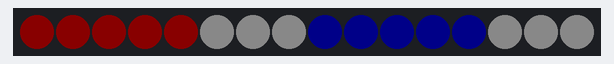
A sketch run on a simulated ATtiny85, built for the host (arithmetic inside an expression is 32-bit, double 64-bit). Parts: 16 RGB LEDs in strip order, left to right. Dim RGB values are drawn brighter than linear.

Above: at 0.1 s.
At 1.1 s:
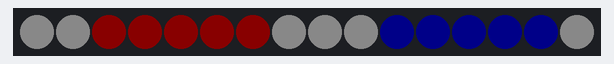
At 3.1 s:
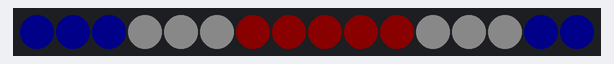
At 5.1 s:
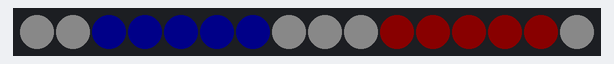
At 7.1 s:
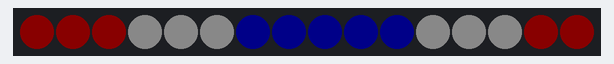
At 31.81 s:
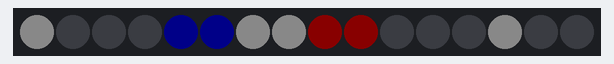

The sketch:

sketch_arduino-rainbow-ring_lilypad.ino
```cpp
#include <Adafruit_NeoPixel.h>

#define PIXEL_NUMBER 16
#define COLOR_NUMBER 32

// Parameter 1 = number of pixels in strip
// Parameter 2 = pin number (most are valid)
// Parameter 3 = pixel type flags, add together as needed:
//   NEO_KHZ800  800 KHz bitstream (most NeoPixel products w/WS2812 LEDs)
//   NEO_KHZ400  400 KHz (classic 'v1' (not v2) FLORA pixels, WS2811 drivers)
//   NEO_GRB     Pixels are wired for GRB bitstream (most NeoPixel products)
//   NEO_RGB     Pixels are wired for RGB bitstream (v1 FLORA pixels, not v2)
Adafruit_NeoPixel pixels = Adafruit_NeoPixel(PIXEL_NUMBER, 10, NEO_GRB + NEO_KHZ400);

uint8_t  mode   = 2, // Current animation effect
         offset = 0, // Position of animation (rotate)
         color_offset = 0, // current rainbow color
         animation_duration = 10000; // animation duration
uint32_t prevTime;
uint32_t color[COLOR_NUMBER]; // = {0xFF0000,0xE2571E,0xFF7F00,0xFFFF00,0x00FF00,0x96bf33,0x0000FF,0x4B0082,0x8B00FF,0xffffff};
//uint32_t color[7] = {0xFF0000, 0xFF7F00, 0xFFFF00, 0x00FF00, 0x0000FF, 0x4B0082, 0x9400D3};

void setup() {
#ifdef __AVR_ATtiny85__ // Trinket, Gemma, etc.
  if(F_CPU == 16000000) clock_prescale_set(clock_div_1);
#endif
  generateColor();
  pixels.begin();
  pixels.setBrightness(10); // 1/3 brightness
  prevTime = millis();
}

void generateColor() {
  float frequency = .3;
  for (uint8_t i=0;i<COLOR_NUMBER;++i)
  {
     uint32_t R = sin(frequency*i + 0) * 127 + 128;
     uint32_t G = sin(frequency*i + 2) * 127 + 128;
     uint32_t B = sin(frequency*i + 4) * 127 + 128;
     color[i] = (R << 16) | (G << 8) | B;
  }
}

void loop() {
  uint8_t  i, pos;
  uint32_t t;

  switch(mode) {

   case 0: // smiley
    animation_duration = 10000; // 10sec
    for (i=0;i<PIXEL_NUMBER;i++) pixels.setPixelColor(i, 0);
    color_offset = 0;
    pos = (1+offset)%PIXEL_NUMBER;
    /*for (i=pos;i<pos+6;i++) {
      pixels.setPixelColor(i%PIXEL_NUMBER, color[color_offset]);
      color_offset += 5;
    }*/
    for (i=pos;i<pos+2;i++) {
      pixels.setPixelColor(i%PIXEL_NUMBER, 0x0000FF);
    }
    for (;i<pos+4;i++) {
      pixels.setPixelColor(i%PIXEL_NUMBER, 0xFFFFFF);
    }
    for (;i<pos+6;i++) {
      pixels.setPixelColor(i%PIXEL_NUMBER, 0xFF0000);
    }
    pixels.setPixelColor((10+offset)%PIXEL_NUMBER, 0xFFFFFF);
    pixels.setPixelColor((13+offset)%PIXEL_NUMBER, 0xFFFFFF);
    pixels.show();
    offset++;
    delay(200);
    break;

   case 1: // Spinny wheels (8 LEDs on at a time)
    animation_duration = 5000; // 5sec
    for(i=0; i<16; i++) {
      uint32_t c = 0;
      if(((offset + i) & 7) < 2) c = color[color_offset]; // 4 pixels on...
      pixels.setPixelColor(   i, c); // First eye
      pixels.setPixelColor(31-i, c); // Second eye (flipped)
    }
    pixels.show();
    offset++;
    delay(50);
    break;

  case 2: // French Flag
    animation_duration = 10000; // 10sec
    pos = (offset)%PIXEL_NUMBER;
    for(i=pos; i<5+pos; i++) {
      pixels.setPixelColor(i%PIXEL_NUMBER, 0xFF0000);
    }
    for(; i<8+pos; i++) {
      pixels.setPixelColor(i%PIXEL_NUMBER, 0xFFFFFF);
    }
    for(; i<13+pos; i++) {
      pixels.setPixelColor(i%PIXEL_NUMBER, 0x0000FF);
    }
    for(; i<16+pos; i++) {
      pixels.setPixelColor(i%PIXEL_NUMBER, 0xFFFFFF);
    }
    pixels.show();
    offset++;
    delay(500);
    break;

  case 3: // Snake
    animation_duration = 5000; // 5sec
    pos = offset%16;
    if (pos-1 < 0 )
      pixels.setPixelColor(PIXEL_NUMBER-1, 0);
    else
      pixels.setPixelColor(pos-1, 0);
    for(i=pos; i<pos+6; i++) {
      pixels.setPixelColor(i%PIXEL_NUMBER, color[color_offset]); // Body
    }
    pixels.setPixelColor((i+1)%PIXEL_NUMBER, 0);
    pixels.show();
    offset++;
    delay(50);
    break;

  case 4: // Full ring color (rainbow)
    animation_duration = 5000; // 5sec
    for(i=0; i<16; i++) {
      pixels.setPixelColor(i, color[color_offset]); // Body
    }
    pixels.show();
    delay(50);
    break;
 }


  color_offset = (color_offset + 1)%COLOR_NUMBER;

  t = millis();
  if((t - prevTime) > 8000) {      // Every X seconds...
    mode++;                        // Next mode
    if(mode > 4) {                 // End of modes?
      mode = 0;                    // Start modes over
    }
    color_offset=0;
    for(i=0; i<PIXEL_NUMBER; i++) pixels.setPixelColor(i, 0);
    prevTime = t;
  }
}
```

Measured:
- what the display in image 1 shows lasts 0.5 s, from 1.0 s to 1.5 s
